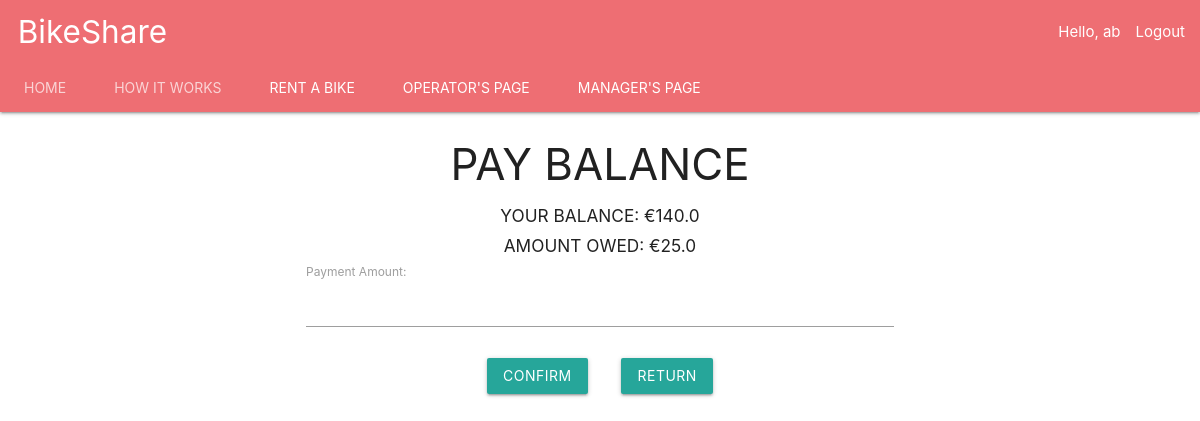
The app's page /pay-balance/ (signed in) with its own data.
### account/models.py (models this page shows, shortened)
class Account(AbstractBaseUser):
    username = models.CharField(max_length=30, unique=True)
    email = models.EmailField(verbose_name='email', max_length=60, unique=True)
    date_joined = models.DateTimeField(verbose_name='date joined', auto_now_add=True)
    last_login = models.DateTimeField(verbose_name='last login', auto_now=True)
    role = models.CharField(max_length=10, choices=ROLE_CHOICES, default='Customer')
    is_admin = models.BooleanField(default=False)
    is_active = models.BooleanField(default=True)
    is_staff = models.BooleanField(default=False)
    is_superuser = models.BooleanField(default=False)
    hires_in_progress = models.IntegerField(default=0)
    wallet_balance = models.FloatField(default=0.00)
    amount_owed = models.FloatField(default=0.00)
    USERNAME_FIELD = 'username'
    REQUIRED_FIELDS = ['email']
    objects = MyAccountManager()

### BikeShare/views.py (the view)
# urls.py: path('pay-balance/', views.pay_balance, name='pay-balance'),
def pay_balance(request):
    form = PayBalanceForm()
    return render(request, 'pay_balance.html', context={'form':form})

### BikeShare/forms.py
class PayBalanceForm(forms.Form):
    money = forms.FloatField(label='Payment Amount')

### BikeShare/templates/pay_balance.html (shortened to what this page needs)
{% extends 'base.html' %}
{% block content %}
<form method="post" action="{% url 'bikeshare:pay-balance-submit' %}">
  <h3><center>PAY BALANCE</center> </h3>
    <h6><center>YOUR BALANCE: €{{ request.user.wallet_balance }}</center> </h6>
    <h6><center>AMOUNT OWED: €{{ request.user.amount_owed }}</center> </h6>
    <div class="container">
        {{ form }}
  </div>
  <div class="container" align="center" >
    <br>
    <button type="submit" id ="topup" class="waves-effect waves-light btn">confirm
    </button>&nbsp&nbsp&nbsp&nbsp&nbsp&nbsp&nbsp
    <button type="button" id="cancel" class="cancelbtn waves-effect waves-light btn" onclick="location.href='{% url 'bikeshare:bikeshare-customer' %}'">
      Return</button>
  </div>
</form>
{% endblock %}

### BikeShare/templates/navbar.html (shortened to what this page needs)
{% block content %}
<body>
 <nav class="nav-extended">
    <div class="nav-wrapper">
      <a href="#" class="brand-logo"> &nbsp; BikeShare</a>
      <ul id="nav-mobile" class="right hide-on-med-and-down">
          <li>
              {% if request.user.is_authenticated  %}
                  <li class="tab">Hello, {{ request.user.username }}  </li><li> <a href="{% url 'bikeshare:logout' %}">Logout</a></a></li>
            {% else %}
                  <li>   <a href="{% url 'bikeshare:login' %}">Login </li></a><li> <a href="{% url 'bikeshare:signup' %}"> Register</a></li>
        {% endif %}
          </li>
      </ul>
    </div>
    <div class="nav-content">
      <ul class="tabs tabs-transparent">
        <li class="tab"><a href="{% url 'bikeshare:bikeshare-main' %}">Home</a></li>
          <li class="tab"><a href="{% url 'bikeshare:howitworks' %}">How it Works</a></li>
          {% if request.user.is_superuser %}
        <li class="tab"><a class="active" href="{% url 'bikeshare:bikeshare-customer' %}">Rent A Bike</a></li>
          <li class="tab"><a class="active" href="{% url 'bikeshare:bikeshare-operator' %}">Operator's Page</a></li>
         <li class="tab"><a class="active" href="{% url 'bikeshare:bikeshare-manager' %}">Manager's Page</a></li>
        {% elif request.user.role == 'Customer' %}
        <li class="tab"><a class="active" href="{% url 'bikeshare:bikeshare-customer' %}">Rent A Bike</a></li>
          {% elif request.user.role == 'Operator' %}
          <li class="tab"><a class="active" href="{% url 'bikeshare:bikeshare-operator' %}">Operator's Page</a></li>
         {% elif request.user.role == 'Manager' %}
         <li class="tab"><a class="active" href="{% url 'bikeshare:bikeshare-manager' %}">Manager's Page</a></li>
        {% endif %}
      </ul>
    </div>
  </nav>
{% endblock %}

### records on screen
Account: user.username "ab", user.wallet_balance "140.0", user.amount_owed "25.0"
